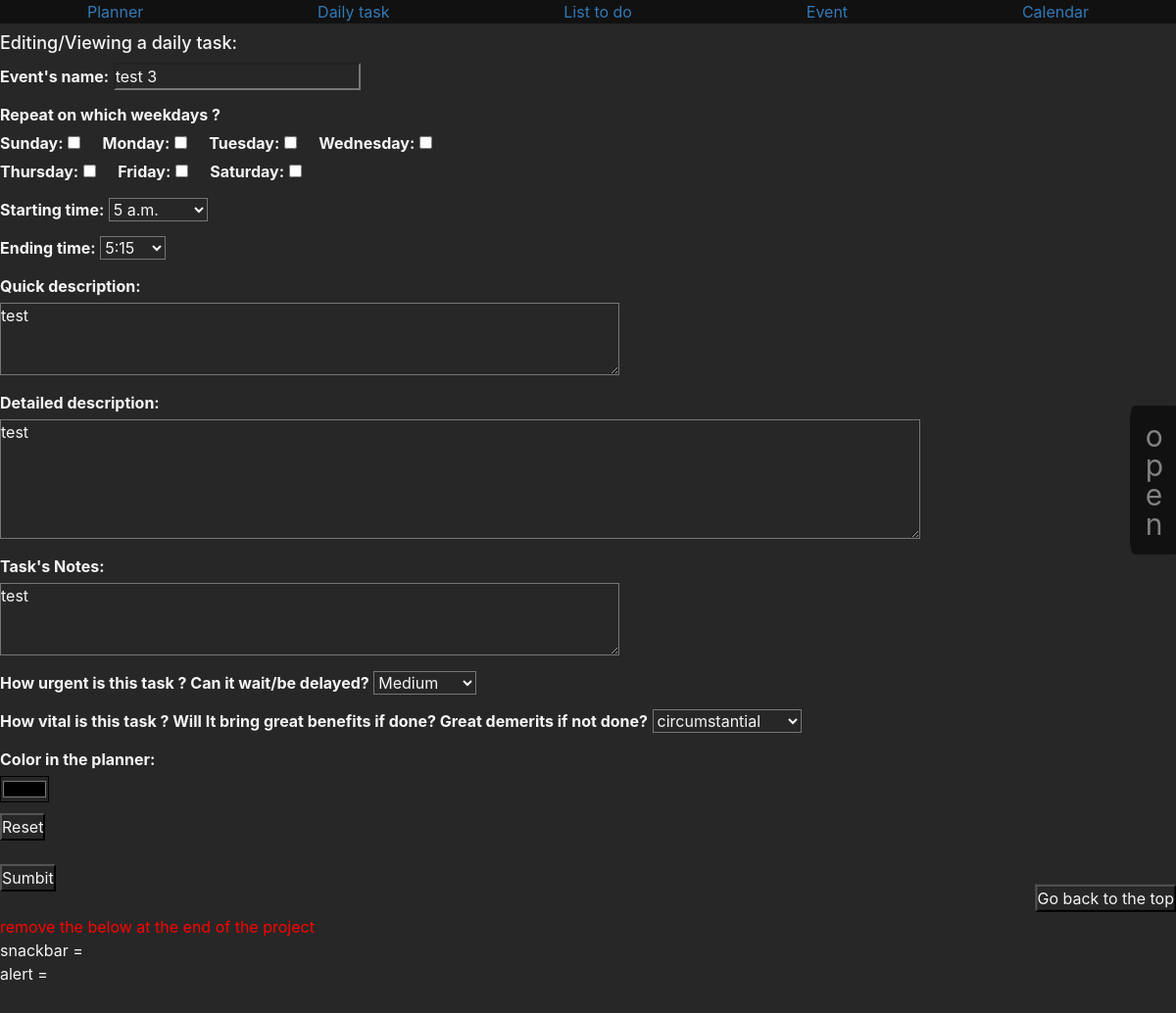
Page /dailytask/2 on the committed database.
### appointment/models.py (models this page shows, shortened)
class DailyTask(models.Model):
    title = models.CharField(u"Event's name",max_length=200,unique=True)
    mon="1"
    tue="2"
    wed="3"
    thu="4"
    fri="5"
    sat="6"
    sun="0"
    weekday_choices = [
        (mon, 'monday'),
        (tue, 'tuesday'),
        (wed, 'wednesday'),
        (thu, 'thursday'),
        (fri, 'friday'),
        (sat, 'saturday'),
        (sun, 'sunday'),
    ]
    weekday = models.ManyToManyField(
        WeekDay,
        related_name="Todaytask",
        blank=True,
        )
    monday=models.BooleanField(default=False)
    tuesday=models.BooleanField(default=False)
    wednesday=models.BooleanField(default=False)
    thursday=models.BooleanField(default=False)
    friday=models.BooleanField(default=False)
    saturday=models.BooleanField(default=False)
    sunday=models.BooleanField(default=False)
    start_time = models.TimeField(u'Starting time',default=f"{start}", help_text=u"Format: hour:minute")
    end_time = models.TimeField(u'Ending time',default=f"{end}", help_text=u"Format: hour:minute")
    quick_description = models.TextField(u"quick description",blank=True, null=True)
    description = models.TextField(u"detailed description",blank=True, null=True)
    notes = models.TextField(u"task's Notes", help_text=u'Textual Notes', blank=True, null=True)
    urgency = models.CharField(u"How urgent is this task ? Can it wait/be delayed?",
        max_length=2,
        choices= urgency_choices,
        default=medium,
    )
    importance = models.CharField(u"How vital is this task ? Will It bring great benefits if done? Great demerits if not done?",
        max_length=2,
        choices= priority_choices,
        default=medium,
    )
    color = models.CharField(u"Color in the planner",max_length= 9,blank=True,null=True)

### appointment/views.py (the view, shortened to what this page needs)
# urls.py: path('dailytask/<int:id>',views.dailytask, name='dailytask'),
def dailytask(request,id):
    snackbar=""
    alert=""
    link=""
    if request.method == "GET":
        if id != 0:
            obj = models.DailyTask.objects.get(id = id)
            form = forms.DailyTaskForm(instance = obj)
        else:
            obj = models.DailyTask(None)
            form = forms.DailyTaskForm(None)
    return render(request,"daily.html",{"Snackbar":snackbar, "alert":alert, "link":link,
                                        "form":form,"start":start,"end":end,"repeat_choices":repeat_choices,
                                        "priority_choices":priority_choices,"id":id,})

### appointment/forms.py (shortened to what this page needs)
class DailyTaskForm(forms.ModelForm):
    class Meta:
        model = models.DailyTask
        fields = ['title','weekday','start_time','end_time','quick_description','description','notes','urgency','importance','color',
                  'monday','tuesday','wednesday','thursday','friday','saturday','sunday',]
        widgets = {
            'start_time': forms.Select(choices=start_choices),
            'end_time': forms.Select(choices=end_choices),
            'quick_description': forms.Textarea(attrs={'cols': 60, 'rows': 3}),
            'description': forms.Textarea(attrs={'cols': 90, 'rows': 5}),
            'notes':forms.Textarea(attrs={'cols': 60, 'rows': 3}),
        }

### appointment/templates/daily.html (shortened to what this page needs)
{% extends 'base_calendar.html' %}
{% block content %}
{% if id != 0 %}
    <form id="dailytask" style="" action="/dailytask/{{form.id}}" method="post" >
      <h4> Editing/Viewing a daily task: </h4>
      {% else %}
    <form id="dailytask" style="" action="/dailytask/0" method="post" >
    <h4> Creating a new daily task: </h4>
    {% endif %}
    <p>
        {{form.title.label_tag}}
        {{form.title}}
      </p>
    <p>
    <label for="id_repeat_wkd">Repeat on which weekdays ?</label><br>
    {{form.sunday.label_tag}}
    {{form.sunday}} &nbsp; &nbsp;
    {{form.monday.label_tag}}
    {{form.monday}} &nbsp; &nbsp;
    {{form.tuesday.label_tag}}
    {{form.tuesday}} &nbsp; &nbsp;
    {{form.wednesday.label_tag}}
    {{form.wednesday}}<br>
    {{form.thursday.label_tag}}
    {{form.thursday}} &nbsp; &nbsp;
    {{form.friday.label_tag}}
    {{form.friday}} &nbsp; &nbsp;
    {{form.saturday.label_tag}}
    {{form.saturday}} &nbsp; &nbsp;
    <br>
    </p>
        <p>
            {{form.start_time.label_tag}}
            {{form.start_time}}
          </p>
        <p>
            {{form.end_time.label_tag}}
            {{form.end_time}}
          </p>
          <p>
            {{form.quick_description.label_tag}}<br>
            {{form.quick_description}}
          </p>
          <p>
            {{form.description.label_tag}}<br>
            {{form.description}}
          </p>
          <p>
            {{form.notes.label_tag}}<br>
            {{form.notes}}
          </p>
          <p>
            {{form.urgency.label_tag}}
            {{form.urgency}}
          </p>
          <p>
            {{form.importance.label_tag}}
            {{form.importance}}
          </p>
          <p>
            {{form.color.label_tag}}<br>
              <input type="color" name="color" id="id_color" value="{{form.color.value}}">
            </p>
      {% if id != 0 %}
          <div id ='reset?'>
            <input type="button" onclick="resett()" value="Reset"> <br>
          </div>
      {% endif %}
        <input type="submit" value="Sumbit">
    </form>
<div id="RSOpenBtn" class="RSOpenBtn" style="font-size:30px;cursor:pointer" data-open ='1' onclick="openRNav()">
  o<br>p<br>e<br>n
   </div>
{% endblock %}

### appointment/static/css/base_css.css (style rules this page uses)
* { margin: 0; padding:0; background-color:rgb(39, 39, 39); color:whitesmoke; list-style: none; text-decoration: none; }
#body { background-color:rgb(39, 39, 39); font-size: medium; font-family:-apple-system,BlinkMacSystemFont,"Segoe UI",Roboto,"Helvetica Neue",Arial,sans-serif,"Apple Color Emoji","Segoe UI Emoji","Segoe UI Symbol"; line-height: 1.5; }
.RSOpenBtn { transition: .5s; padding: 16px; position: fixed; z-index: 1; top: 40%; right: -3px; line-height: 1; background-color: #111; color: #818181; border-radius: 10%; }

### rows in the picture
DailyTask: title "test 3", start_time "5 a.m.", end_time "5:15", quick_description "test", description "test", notes "test", urgency "Medium", importance "circumstantial"
